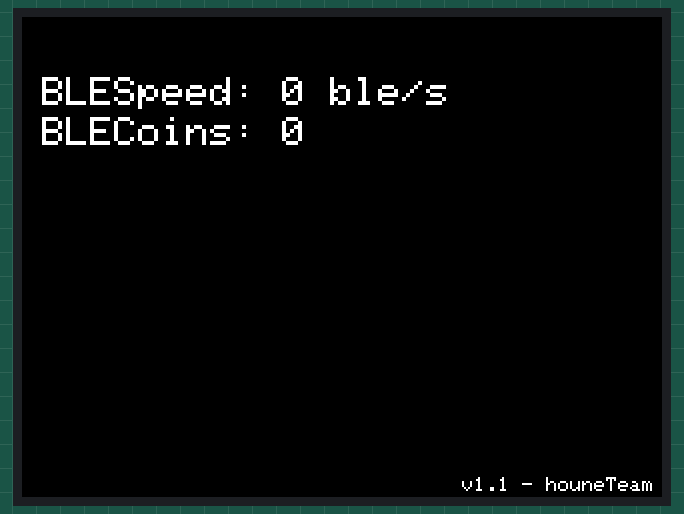
Bench run of a sketch on a simulated ESP32. Parts: 320×240 colour display. Storage starts empty; nothing arrives over Bluetooth unless stated; what the sketch prints to the serial monitor is not drawn.

Above: at 0.4 s.
At 15.1 s:
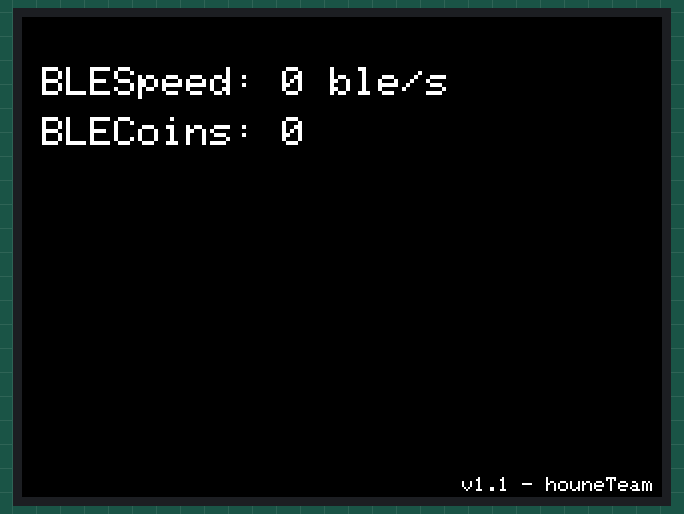

The sketch:

idleGame.ino
```cpp
#include <SPI.h>
#include <SD.h>
#include <TFT_eSPI.h>
#include <XPT2046_Touchscreen.h>
#include <ArduinoJson.h>
#include <BLEDevice.h>
#include <BLEScan.h>
#include "config.h" // Подключение файла конфигурации

// Настройки дисплея и сенсорного экрана
TFT_eSPI tft = TFT_eSPI();
#define XPT2046_IRQ 36
#define XPT2046_MOSI 32
#define XPT2046_MISO 39
#define XPT2046_CLK 25
#define XPT2046_CS 33
SPIClass touchscreenSPI = SPIClass(VSPI);
XPT2046_Touchscreen touchscreen(XPT2046_CS, XPT2046_IRQ);

// Параметры BLE
BLEScan *pBLEScan;

// Параметры игры
unsigned long bleCoins = 0; // Количество монет BLE
unsigned long deviceCount = 0; // Количество найденных устройств BLE
unsigned long lastCoinUpdate = 0; // Время последнего обновления монет
unsigned long lastDeviceScan = 0; // Время последнего сканирования BLE

// Объявление функций
void displayGameScreen();
void loadProgress();
void saveProgress();
void scanBLEDevices();

void setup() {
    Serial.begin(115200);

    // Инициализация сенсорного экрана
    touchscreenSPI.begin(XPT2046_CLK, XPT2046_MISO, XPT2046_MOSI, XPT2046_CS);
    touchscreen.begin(touchscreenSPI);
    touchscreen.setRotation(1);

    // Инициализация дисплея
    tft.init();
    tft.setRotation(1);
    tft.fillScreen(TFT_BLACK);
    tft.setTextColor(TFT_WHITE, TFT_BLACK);

    // Инициализация BLE
    BLEDevice::init("");
    pBLEScan = BLEDevice::getScan();
    pBLEScan->setActiveScan(true);

    // Инициализация SD-карты
    if (!SD.begin(SD_CS)) {
        Serial.println("Ошибка инициализации SD-карты!");
    }

    // Загрузка прогресса из файла
    loadProgress();

    // Отображение начального экрана
    displayGameScreen();
}

void loop() {
    unsigned long currentMillis = millis();

    // Обновление монет BLE каждую секунду
    if (currentMillis - lastCoinUpdate >= COIN_UPDATE_INTERVAL) {
        lastCoinUpdate = currentMillis;
        bleCoins += deviceCount;

        // Сохранение прогресса каждые SAVE_PROGRESS_INTERVAL секунд
        static int saveCounter = 0;
        if (++saveCounter >= SAVE_PROGRESS_INTERVAL) {
            saveCounter = 0;
            saveProgress();
        }

        // Обновление отображения монет BLE
        tft.fillRect(0, 50, DISPLAY_WIDTH, 40, TFT_BLACK);
        tft.setCursor(10, 50);
        tft.setTextColor(TFT_WHITE);
        tft.setTextSize(2);
        tft.printf("BLECoins: %lu", bleCoins);
    }

    // Сканирование BLE-устройств каждые 10 секунд
    if (currentMillis - lastDeviceScan >= SCAN_INTERVAL) {
        lastDeviceScan = currentMillis;
        scanBLEDevices();

        // Обновление отображения количества устройств BLE
        tft.fillRect(0, 30, DISPLAY_WIDTH, 20, TFT_BLACK);
        tft.setCursor(10, 25);
        tft.setTextSize(2);
        tft.printf("BLESpeed: %lu ble/s", deviceCount);
    }
}

// Функция для сканирования BLE-устройств
void scanBLEDevices() {
    BLEScanResults foundDevices = *pBLEScan->start(SCAN_TIME, false);
    deviceCount = foundDevices.getCount();
    pBLEScan->clearResults();

    Serial.printf("Найдено устройств: %lu\n", deviceCount);
}

// Функция для отображения начального экрана
void displayGameScreen() {
    tft.fillScreen(TFT_BLACK);
    tft.setTextColor(TFT_WHITE);
    tft.setTextSize(2);

    tft.setCursor(10, 30);
    tft.printf("BLESpeed: %lu ble/s", deviceCount);

    tft.setCursor(10, 50);
    tft.printf("BLECoins: %lu", bleCoins);

    // Отображение версии игры и имени разработчика
    tft.setTextSize(1);
    tft.setCursor(DISPLAY_WIDTH - 100, DISPLAY_HEIGHT - 10);
    tft.printf("%s - %s", GAME_VERSION, DEVELOPER_NAME);
}

// Функция для загрузки прогресса из файла
void loadProgress() {
    if (SD.exists("/progress.json")) {
        File progressFile = SD.open("/progress.json", FILE_READ);
        if (progressFile) {
            StaticJsonDocument<500> doc;
            DeserializationError error = deserializeJson(doc, progressFile);
            if (!error) {
                bleCoins = doc["bleCoins"] | 0;
                deviceCount = doc["deviceCount"] | 0;
            } else {
                Serial.println("Ошибка при чтении JSON-файла");
            }
            progressFile.close();
        } else {
            Serial.println("Не удалось открыть файл прогресса");
        }
    }
}

// Функция для сохранения прогресса в файл
void saveProgress() {
    File progressFile = SD.open("/progress.json", FILE_WRITE);
    if (progressFile) {
        StaticJsonDocument<500> doc;
        doc["bleCoins"] = bleCoins;
        doc["deviceCount"] = deviceCount;
        if (serializeJson(doc, progressFile) == 0) {
            Serial.println("Ошибка записи в файл");
        }
        progressFile.close();
    } else {
        Serial.println("Не удалось открыть файл для записи");
    }
}
```

config.h
```cpp
#ifndef CONFIG_H
#define CONFIG_H

// Параметры сканирования BLE
#define SCAN_TIME 5 // Длительность сканирования в секундах
#define SCAN_INTERVAL 10000 // Интервал сканирования BLE в миллисекундах (10 секунд)

// Параметры игры
#define COIN_UPDATE_INTERVAL 1000 // Интервал обновления монет в миллисекундах (1 секунда)
#define SAVE_PROGRESS_INTERVAL 10 // Сохранение прогресса каждые 10 секунд

// Параметры дисплея
#define DISPLAY_WIDTH 320
#define DISPLAY_HEIGHT 240

// Настройки SD-карты
#define SD_CS 5 // Контакт выбора чипа для SD-карты

// Информация о разработчике
#define GAME_VERSION "v1.1"
#define DEVELOPER_NAME "houneTeam"

#endif // CONFIG_H
```
